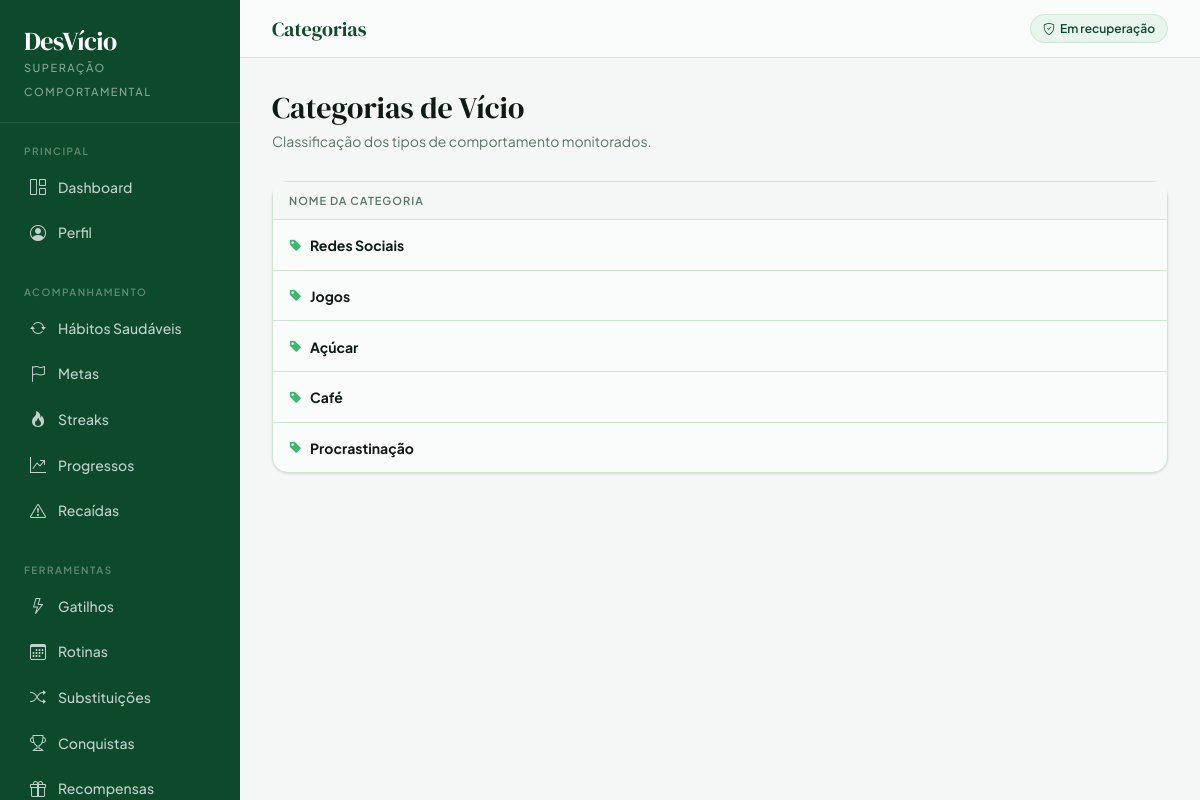
Page /categorias/ (signed in) on the committed database.
### app/models.py (models this page shows, shortened)
class Categoria(models.Model):
    nome = models.CharField(max_length=100)

### app/views.py (the view)
    def wrapper(request, *args, **kwargs):
        if not usuario_logado(request):
            messages.warning(request, 'Você precisa entrar para acessar essa página.')
            return redirect('login')
        return view_func(request, *args, **kwargs)

### app/views.py (called while the page is built)
def usuario_logado(request):
    user_id = request.session.get('usuario_id')
    if not user_id:
        return None
    return Usuario.objects.filter(id=user_id).first()

def login_obrigatorio(view_func):
    def wrapper(request, *args, **kwargs):
        if not usuario_logado(request):
            messages.warning(request, 'Você precisa entrar para acessar essa página.')
            return redirect('login')
        return view_func(request, *args, **kwargs)
    return wrapper

@login_obrigatorio
def categorias_view(request):
    categorias = Categoria.objects.all()
    return render(request, 'categorias.html', {'categorias': categorias})

### app/templates/categorias.html (shortened to what this page needs)
{% extends 'base.html' %}
{% block topbar_title %}Categorias{% endblock %}
{% block content %}
<div class="page-header">
    <h1>Categorias de Vício</h1>
    <p>Classificação dos tipos de comportamento monitorados.</p>
</div>
<div class="card-clean">
    <div class="table-responsive">
        <table class="table-clean">
            <thead>
                <tr><th>Nome da Categoria</th></tr>
            </thead>
            <tbody>
                {% for categoria in categorias %}
                <tr>
                    <td>
                        <span style="display:inline-flex;align-items:center;gap:8px">
                            <i class="bi bi-tag-fill" style="color:var(--mint);font-size:13px"></i>
                            <strong>{{ categoria.nome }}</strong>
                        </span>
                    </td>
                </tr>
                {% empty %}
                <tr><td style="text-align:center;padding:40px;color:var(--muted)">
                    <i class="bi bi-tag" style="font-size:28px;display:block;margin-bottom:8px;opacity:.4"></i>Nenhuma categoria cadastrada.
                </td></tr>
                {% endfor %}
            </tbody>
        </table>
    </div>
</div>
{% endblock %}

### app/templates/base.html (style rules this page uses)
:root { --ink: #0e1a14; --forest: #0d4a2b; --sage: #1a7a45; --mint: #3cb870; --pale: #e8f5ed; --paper: #f4f7f5; --cream: #fafcfb; --rule: #d0e4d8; --muted: #5a7568; --danger: #c0392b; --amber: #b8680f; --gold: #e8a020; --radius-sm: 6px; --radius-md: 10px; --radius-lg: 16px; --radius-xl: 24px; --shadow-sm: 0 1px 3px rgba(0,0,0,.07), 0 1px 2px rgba(0,0,0,.04); --shadow-md: 0 4px 12px rgba(13,74,43,.08), 0 2px 4px rgba(0,0,0,.04); --font-serif: 'DM Serif Display', Georgia, serif; --font-sans: 'Plus Jakarta Sans', system-ui, sans-serif; --font-mono: 'DM Mono', monospace; }
*, *::before, *::after { box-sizing: border-box; }
body { background: var(--paper); color: var(--ink); font-family: var(--font-sans); font-size: 15px; line-height: 1.6; margin: 0; }
.card-clean { background: var(--cream); border: 1px solid var(--rule); border-radius: var(--radius-lg); box-shadow: var(--shadow-sm); }
.table-clean { width: 100%; border-collapse: collapse; font-size: 14px; }
.table-clean thead th { font-size: 11px; font-weight: 600; text-transform: uppercase; letter-spacing: 1px; color: var(--muted); padding: 10px 16px; background: var(--paper); border-bottom: 1px solid var(--rule); text-align: left; white-space: nowrap; }
.table-clean tbody tr { border-bottom: 1px solid var(--rule); transition: background .1s; }
.table-clean tbody tr:last-child { border-bottom: none; }
.table-clean td { padding: 13px 16px; color: var(--ink); vertical-align: middle; }
.page-header { margin-bottom: 28px; }
.page-header h1 { font-family: var(--font-serif); font-size: 30px; color: var(--ink); margin: 0 0 4px; }
.page-header p { color: var(--muted); font-size: 14px; margin: 0; }

### rows in the picture
Categoria: nome "Redes Sociais"
Categoria: nome "Jogos"
Categoria: nome "Açúcar"
Categoria: nome "Café"
Categoria: nome "Procrastinação"
